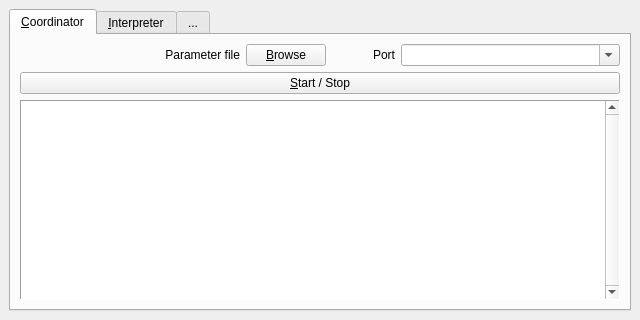
<?xml version="1.0" encoding="UTF-8"?>
<ui version="4.0">
 <class>YPSpur_gui</class>
 <widget class="QMainWindow" name="YPSpur_gui">
  <property name="windowModality">
   <enum>Qt::NonModal</enum>
  </property>
  <property name="geometry">
   <rect>
    <x>0</x>
    <y>0</y>
    <width>640</width>
    <height>320</height>
   </rect>
  </property>
  <property name="minimumSize">
   <size>
    <width>320</width>
    <height>240</height>
   </size>
  </property>
  <property name="maximumSize">
   <size>
    <width>65535</width>
    <height>65535</height>
   </size>
  </property>
  <property name="windowTitle">
   <string>YP-Spur GUI</string>
  </property>
  <widget class="QWidget" name="centralwidget">
   <property name="maximumSize">
    <size>
     <width>65535</width>
     <height>65535</height>
    </size>
   </property>
   <property name="autoFillBackground">
    <bool>false</bool>
   </property>
   <layout class="QVBoxLayout" name="verticalLayout_2">
    <item>
     <widget class="QTabWidget" name="tab">
      <property name="sizePolicy">
       <sizepolicy hsizetype="Expanding" vsizetype="Expanding">
        <horstretch>0</horstretch>
        <verstretch>0</verstretch>
       </sizepolicy>
      </property>
      <property name="minimumSize">
       <size>
        <width>320</width>
        <height>240</height>
       </size>
      </property>
      <property name="maximumSize">
       <size>
        <width>65535</width>
        <height>65535</height>
       </size>
      </property>
      <property name="currentIndex">
       <number>0</number>
      </property>
      <widget class="QWidget" name="coordinator">
       <attribute name="title">
        <string>&amp;Coordinator</string>
       </attribute>
       <layout class="QVBoxLayout" name="verticalLayout_4">
        <item>
         <layout class="QHBoxLayout" name="horizontalLayout">
          <item>
           <widget class="QLabel" name="parameterName">
            <property name="sizePolicy">
             <sizepolicy hsizetype="Minimum" vsizetype="Preferred">
              <horstretch>0</horstretch>
              <verstretch>0</verstretch>
             </sizepolicy>
            </property>
            <property name="layoutDirection">
             <enum>Qt::LeftToRight</enum>
            </property>
            <property name="text">
             <string>Parameter file</string>
            </property>
            <property name="alignment">
             <set>Qt::AlignRight|Qt::AlignTrailing|Qt::AlignVCenter</set>
            </property>
           </widget>
          </item>
          <item>
           <widget class="QPushButton" name="parameterBrowse">
            <property name="sizePolicy">
             <sizepolicy hsizetype="Maximum" vsizetype="Fixed">
              <horstretch>0</horstretch>
              <verstretch>0</verstretch>
             </sizepolicy>
            </property>
            <property name="text">
             <string>&amp;Browse</string>
            </property>
           </widget>
          </item>
          <item>
           <spacer name="horizontalSpacer">
            <property name="orientation">
             <enum>Qt::Horizontal</enum>
            </property>
            <property name="sizeType">
             <enum>QSizePolicy::Fixed</enum>
            </property>
            <property name="sizeHint" stdset="0">
             <size>
              <width>40</width>
              <height>20</height>
             </size>
            </property>
           </spacer>
          </item>
          <item>
           <widget class="QLabel" name="portLabel">
            <property name="sizePolicy">
             <sizepolicy hsizetype="Maximum" vsizetype="Preferred">
              <horstretch>0</horstretch>
              <verstretch>0</verstretch>
             </sizepolicy>
            </property>
            <property name="text">
             <string>Port</string>
            </property>
            <property name="alignment">
             <set>Qt::AlignRight|Qt::AlignTrailing|Qt::AlignVCenter</set>
            </property>
           </widget>
          </item>
          <item>
           <widget class="QComboBox" name="portList">
            <property name="sizePolicy">
             <sizepolicy hsizetype="Minimum" vsizetype="Fixed">
              <horstretch>0</horstretch>
              <verstretch>0</verstretch>
             </sizepolicy>
            </property>
            <property name="editable">
             <bool>true</bool>
            </property>
           </widget>
          </item>
         </layout>
        </item>
        <item>
         <widget class="QPushButton" name="coordinatorStart">
          <property name="text">
           <string>&amp;Start / Stop</string>
          </property>
          <property name="checkable">
           <bool>true</bool>
          </property>
          <property name="checked">
           <bool>false</bool>
          </property>
         </widget>
        </item>
        <item>
         <widget class="QTextEdit" name="coordinatorOut">
          <property name="acceptDrops">
           <bool>false</bool>
          </property>
          <property name="autoFillBackground">
           <bool>false</bool>
          </property>
          <property name="frameShape">
           <enum>QFrame::Panel</enum>
          </property>
          <property name="verticalScrollBarPolicy">
           <enum>Qt::ScrollBarAlwaysOn</enum>
          </property>
          <property name="readOnly">
           <bool>true</bool>
          </property>
         </widget>
        </item>
       </layout>
      </widget>
      <widget class="QWidget" name="interpreter">
       <attribute name="title">
        <string>&amp;Interpreter</string>
       </attribute>
       <layout class="QVBoxLayout" name="verticalLayout_3">
        <item>
         <widget class="QTextEdit" name="interpreterOut">
          <property name="acceptDrops">
           <bool>false</bool>
          </property>
          <property name="frameShape">
           <enum>QFrame::Panel</enum>
          </property>
          <property name="frameShadow">
           <enum>QFrame::Sunken</enum>
          </property>
          <property name="verticalScrollBarPolicy">
           <enum>Qt::ScrollBarAlwaysOn</enum>
          </property>
          <property name="readOnly">
           <bool>true</bool>
          </property>
         </widget>
        </item>
        <item>
         <widget class="QLineEdit" name="interpreterCommand">
          <property name="placeholderText">
           <string>Command</string>
          </property>
         </widget>
        </item>
       </layout>
      </widget>
      <widget class="QWidget" name="advanced">
       <attribute name="title">
        <string>...</string>
       </attribute>
       <layout class="QVBoxLayout" name="verticalLayout">
        <item>
         <widget class="QGroupBox" name="groupBox">
          <property name="sizePolicy">
           <sizepolicy hsizetype="Minimum" vsizetype="Maximum">
            <horstretch>0</horstretch>
            <verstretch>0</verstretch>
           </sizepolicy>
          </property>
          <property name="title">
           <string>Coordinator Advanced Options</string>
          </property>
          <layout class="QHBoxLayout" name="horizontalLayout_3">
           <item>
            <layout class="QVBoxLayout" name="verticalLayout_5">
             <item>
              <layout class="QHBoxLayout" name="horizontalLayout_7">
               <item>
                <widget class="QLabel" name="label_3">
                 <property name="text">
                  <string>Path to ypspur-coordinator</string>
                 </property>
                </widget>
               </item>
               <item>
                <widget class="QLineEdit" name="coordinatorPath"/>
               </item>
              </layout>
             </item>
             <item>
              <layout class="QHBoxLayout" name="horizontalLayout_6">
               <item>
                <widget class="QLabel" name="label_2">
                 <property name="text">
                  <string>Additional Options</string>
                 </property>
                </widget>
               </item>
               <item>
                <widget class="QLineEdit" name="coordinatorOptions"/>
               </item>
              </layout>
             </item>
             <item>
              <layout class="QHBoxLayout" name="horizontalLayout_2">
               <item>
                <widget class="QLabel" name="label">
                 <property name="sizePolicy">
                  <sizepolicy hsizetype="Minimum" vsizetype="Maximum">
                   <horstretch>0</horstretch>
                   <verstretch>0</verstretch>
                  </sizepolicy>
                 </property>
                 <property name="text">
                  <string>Parameter File</string>
                 </property>
                 <property name="alignment">
                  <set>Qt::AlignLeading|Qt::AlignLeft|Qt::AlignVCenter</set>
                 </property>
                </widget>
               </item>
               <item>
                <widget class="QPushButton" name="coordinatorDefaultParam">
                 <property name="text">
                  <string>Default Parameter (use embedded parameter if available</string>
                 </property>
                </widget>
               </item>
              </layout>
             </item>
            </layout>
           </item>
          </layout>
         </widget>
        </item>
        <item>
         <widget class="QGroupBox" name="groupBox_2">
          <property name="sizePolicy">
           <sizepolicy hsizetype="Minimum" vsizetype="Maximum">
            <horstretch>0</horstretch>
            <verstretch>0</verstretch>
           </sizepolicy>
          </property>
          <property name="title">
           <string>Interpreter Advanced Options</string>
          </property>
          <layout class="QHBoxLayout" name="horizontalLayout_5">
           <item>
            <layout class="QVBoxLayout" name="verticalLayout_6">
             <item>
              <layout class="QHBoxLayout" name="horizontalLayout_4">
               <item>
                <widget class="QLabel" name="label_4">
                 <property name="text">
                  <string>Path to ypspur-interpreter</string>
                 </property>
                </widget>
               </item>
               <item>
                <widget class="QLineEdit" name="interpreterPath"/>
               </item>
              </layout>
             </item>
             <item>
              <layout class="QHBoxLayout" name="horizontalLayout_8">
               <item>
                <widget class="QLabel" name="label_5">
                 <property name="text">
                  <string>Additional Options</string>
                 </property>
                </widget>
               </item>
               <item>
                <widget class="QLineEdit" name="interpreterOptions"/>
               </item>
              </layout>
             </item>
            </layout>
           </item>
          </layout>
         </widget>
        </item>
        <item>
         <spacer name="verticalSpacer">
          <property name="orientation">
           <enum>Qt::Vertical</enum>
          </property>
          <property name="sizeHint" stdset="0">
           <size>
            <width>20</width>
            <height>40</height>
           </size>
          </property>
         </spacer>
        </item>
       </layout>
      </widget>
     </widget>
    </item>
   </layout>
  </widget>
  <action name="action_Quit">
   <property name="text">
    <string>&amp;Quit</string>
   </property>
  </action>
 </widget>
 <resources/>
 <connections/>
</ui>
